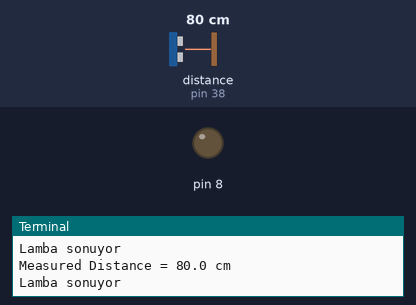
A program run on a simulated Raspberry Pi (header pin numbers). Shown: output pins drawn as LEDs (lit = HIGH), the last lines printed to the terminal. The inputs (shaded band) are chosen by the test bench; at power-on: distance to the obstacle (sensor on pin 38) 80 cm. The echo pulse lasts 58.3 µs per cm; the clock reads 2024-03-15 10:24:30 at power-on unless the program sets it; pins used as bus, display or sensor lines are not drawn.

Above: at 1.2 s.
1.3 s: distance to the obstacle (sensor on pin 38) set to 6 cm
3.2 s: distance to the obstacle (sensor on pin 38) set to 3 cm
At 4.5 s:
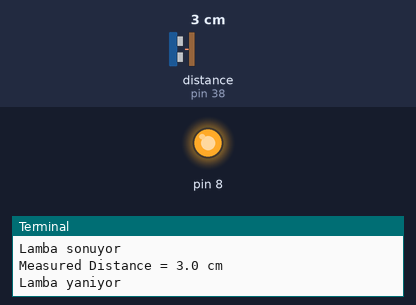
5.5 s: distance to the obstacle (sensor on pin 38) set to 9 cm
At 7.2 s:
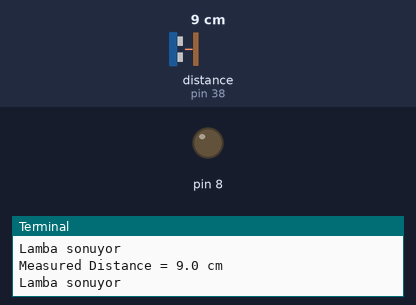
7.5 s: distance to the obstacle (sensor on pin 38) set to 2 cm
At 8.9 s:
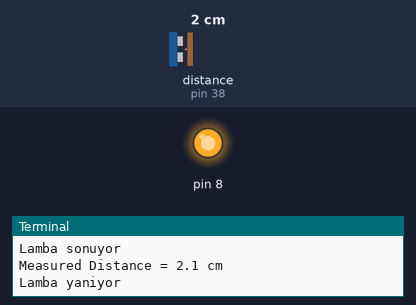
Timing chart, 0 to 10.5 s (numbered marks = the images above; inputs shaded):
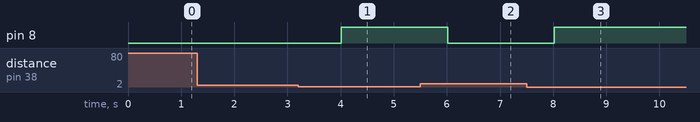

Measured:
- the behaviour switches between 5 and 4 cm on distance to the obstacle (sensor on pin 38) (found by bisection; images 0 and 1)
- after the input at 3.2 s, pin 8: LOW → HIGH after 0.82 s
- after the input at 5.5 s, pin 8: HIGH → LOW after 0.52 s
- after the input at 7.5 s, pin 8: LOW → HIGH after 0.52 s

The program:

hrc04.py
```python
import RPi.GPIO as GPIO
import time
import blink as blnk

##initialize parameters##
#GPIO Mode (BOARD / BCM)
GPIO.setmode(GPIO.BOARD)

#set GPIO Pins
GPIO_TRIGGER = 40
GPIO_ECHO = 38

#set GPIO direction (IN / OUT)
GPIO.setup(GPIO_TRIGGER, GPIO.OUT)
GPIO.setup(GPIO_ECHO, GPIO.IN)


def distance():
    # set Trigger to HIGH
    GPIO.output(GPIO_TRIGGER, True)

    # set Trigger after 0.01ms to LOW
    time.sleep(0.00001)
    GPIO.output(GPIO_TRIGGER, False)

    StartTime = time.time()
    StopTime = time.time()

    # save StartTime
    while GPIO.input(GPIO_ECHO) == 0:
        StartTime = time.time()

    # save time of arrival
    while GPIO.input(GPIO_ECHO) == 1:
        StopTime = time.time()

    # time difference between start and arrival
    TimeElapsed = StopTime - StartTime
    # multiply with the sonic speed (34300 cm/s)
    # and divide by 2, because there and back
    distance = (TimeElapsed * 34300) / 2

    return distance

def main():
    try:

        while True:
            dist = distance()
            print("Measured Distance = %.1f cm" % dist)
            if dist < 5:
              blnk.start()
            else:
              blnk.stop()
            time.sleep(1)

        # Reset by pressing CTRL + C
    except KeyboardInterrupt:
        print("Measurement stopped by User")
        GPIO.cleanup()

if __name__ == '__main__':
    main()
```

blink.py
```python
import RPi.GPIO as GPIO
from time import sleep

GPIO.setwarnings(False)
GPIO.setmode(GPIO.BOARD)
GPIO.setup(8, GPIO.OUT, initial=GPIO.LOW)

def start():
     GPIO.output(8, GPIO.HIGH)
     print("Lamba yaniyor")

def stop():
     GPIO.output(8, GPIO.LOW)
     print("Lamba sonuyor")
```
